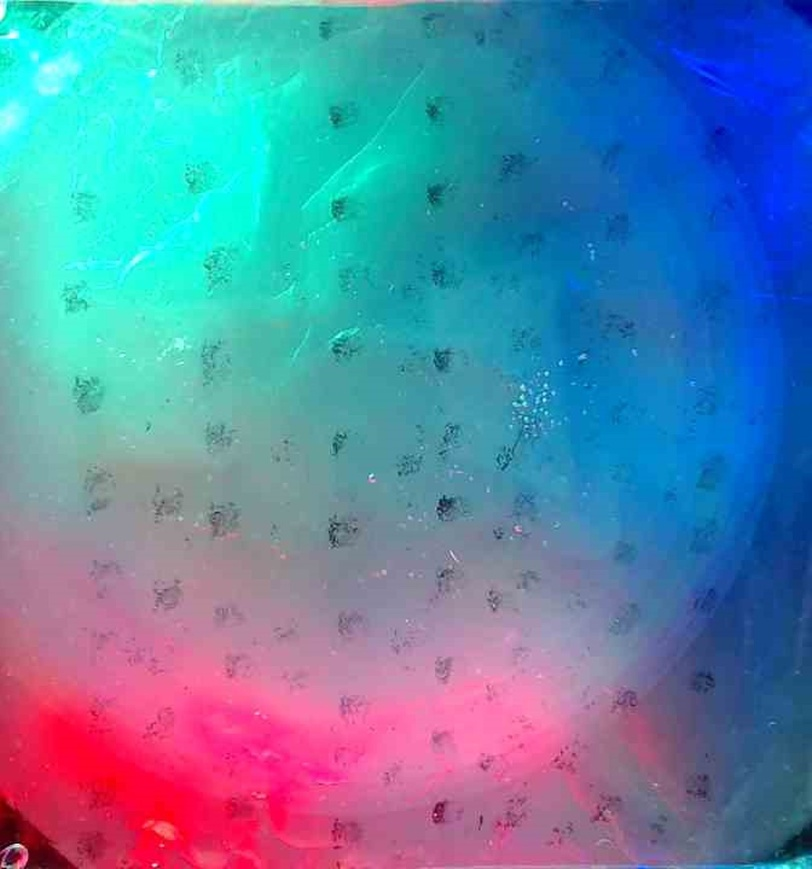
%> input picture testpics/frame0.jpg, 812 x 869 px, shrunk from 1008 x 1080 before the run; its folder holds 5 pictures in this run
$ octave calibration.m   (GNU Octave 9; MATLAB toolbox functions it lacks are replaced by stand-ins)
%> lines starting %> are read from the running program, lines starting %| are printed output that depends on the picture; in (x1, y1, x2, y2) boxes, pixels count from 0 and x2, y2 are one past the last pixel; in counts of white or black regions, pixels touching at a corner belong together; the program's own positions count from 1
%> the answer given: '../testpics'
%> the answer given: 3
%> the answer given: 2
%> the answer given: 100
%> further down, frame0 is the input picture: size 869x812x3 uint8; mean R, G, B 90.5, 134.3, 167.2
### Main/iniFrame.m
function [f0,f01]=iniFrame(frame0)
% 1)filter with a Gaussian filter and cut border to get f0
% 2) after convolution, if the difference between original image and
% filtered image is less than threshold
% keep 85% of the original image + 15% fitered image, this is f0
%f01 is some contrast image for better results?

kscale = 50; % Kernel scale for the Gaussian filter
frame0_ = double(frame0);

% Apply Gaussian filter using built-in function
f0 = imgaussfilt(frame0_, kscale);

% Compute the mean difference between the original and filtered image
dI = mean(f0-frame0_,3);
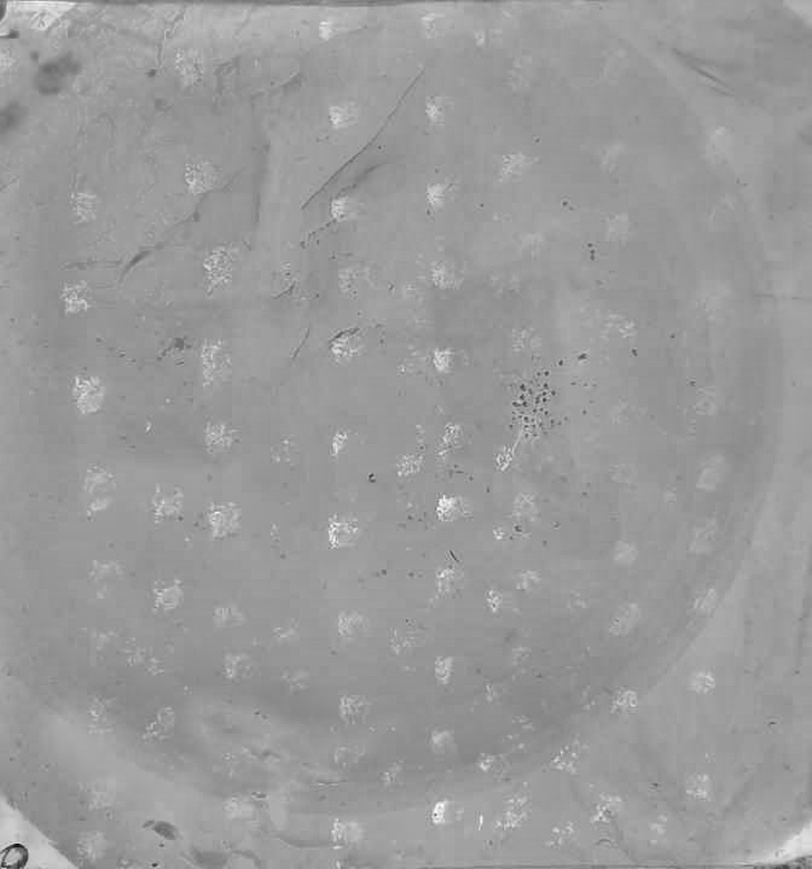
%> dI: size 869x812 double; min -168.1, max 109.7, mean 0.6; drawn with min black and max white

% Adaptive threshold based on image statistics
threshold = mean(dI(:))+ std(dI(:));
%> threshold = 10.96

% Blend original and filtered image based on adaptive threshold
blendMask = dI < threshold;
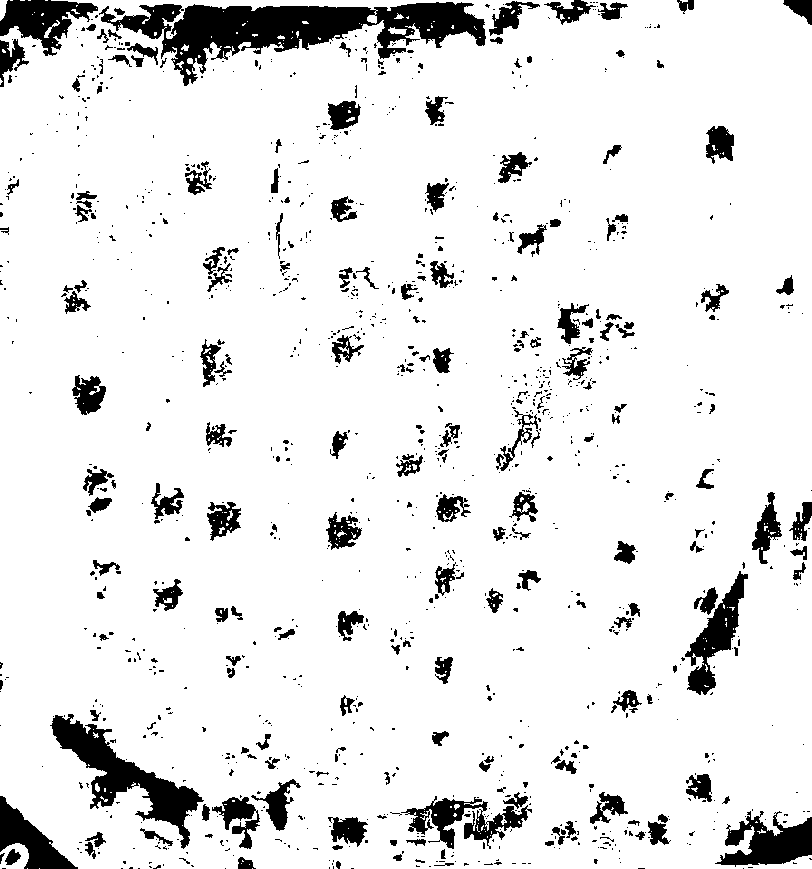
%> blendMask: size 869x812 logical; 90.3% white; 1201 black regions (970 under 20 px), largest, box (x1, y1, x2, y2) and area: (99, 2, 486, 86) 12878, (50, 714, 204, 849) 5538, (715, 811, 812, 867) 2974
f0(blendMask) = f0(blendMask) * 0.15 + frame0_(blendMask) * 0.85;
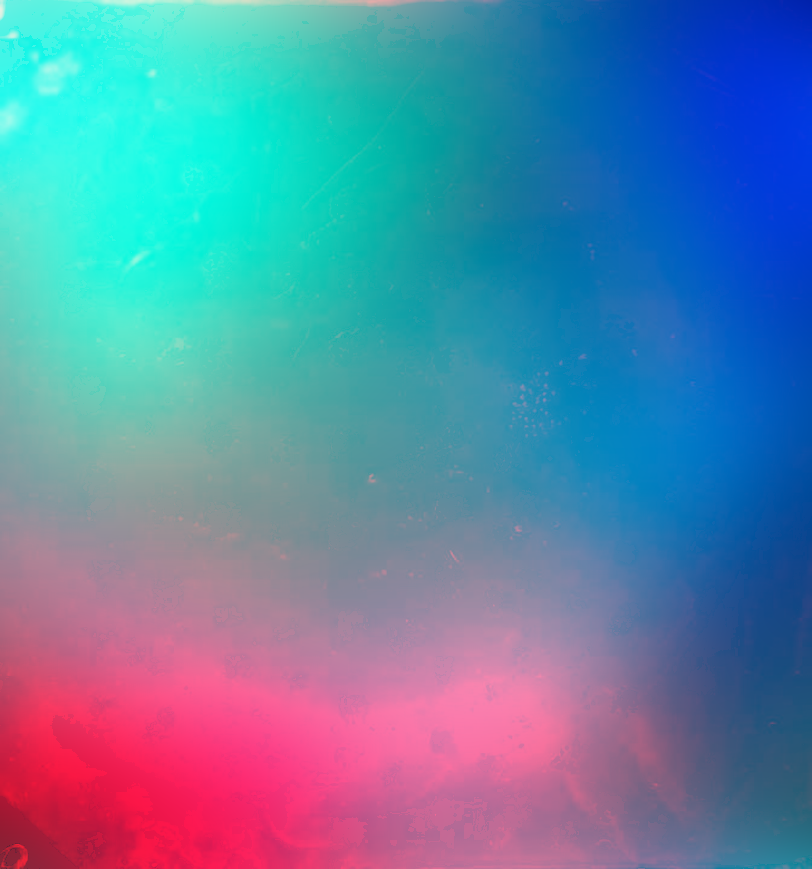
%> f0: size 869x812x3 double; mean R, G, B 92.5, 134.6, 167.4

% Calculate the mean of f0
t = mean(f0(:));
%> t = 131.5

% Create the f01 image by adjusting the contrast
f01 = 1 + ((t ./ f0) - 1) * 2;
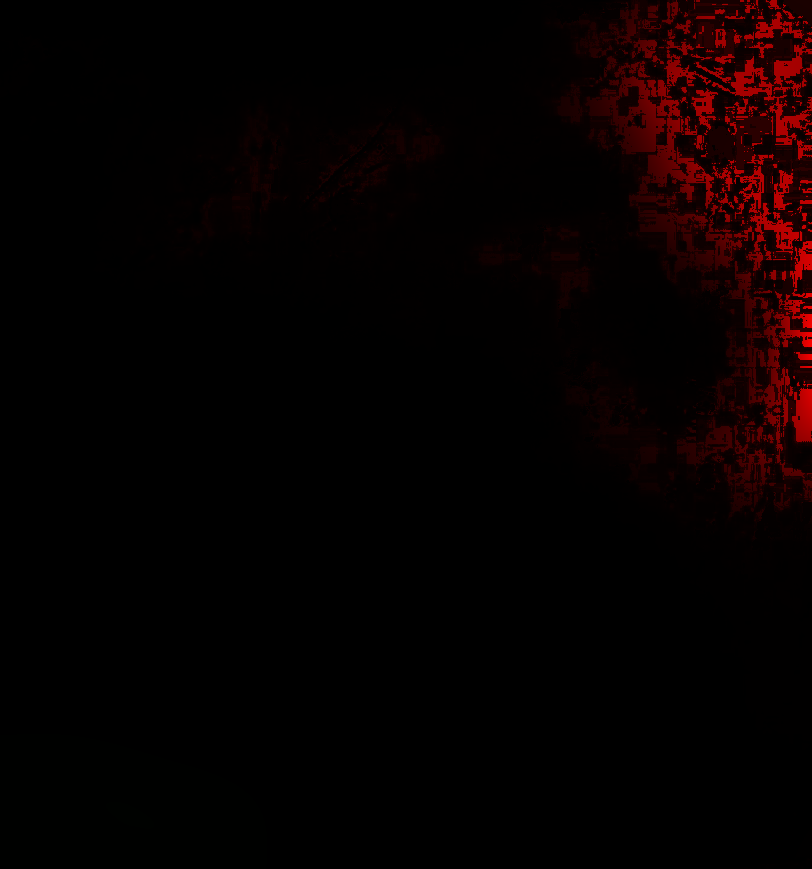
%> f01: size 869x812x3 double; mean R, G, B 40, 1.5, 0.7; drawn with min black and max white

end

### Main/FindBallArea_coarse.m
function [ContactMask, ValidMap, center, Radius] = FindBallArea_coarse(I, frame, MANUAL)
% find the circle in the pressing sphere sample case.
% The input matrix I is single-channelled, the result of the current image
% subtract the background
% MANUAL: whether to adjust the center and radius manually

if ~exist('MANUAL', 'var')
    MANUAL = false;
end

if ~exist('frame', 'var')
    frame(:,:,1) = (I + 50) * 1.5; % create a dummy frame if none provided
    frame(:,:,2) = (I + 50) * 1.5;
    frame(:,:,3) = (I + 50) * 1.5;
end

% Initial parameters
center = [size(I, 2) / 2, size(I, 1) / 2];  % Center of the image
Radius = 60;  % Initial radius
colors = {'r', 'g', 'b', 'y', 'm', 'c', 'w'};  % Color options
colorIndex = 1;
color = colors{colorIndex};

colgrad={frame,rgb2gray(frame), frame, rgb2gray(frame)};
colGradIndex =1;
img=colgrad{colGradIndex};

kstepxy = 8;  % Step size for adjustments
kstepz = 6; %in and out adjustments


if MANUAL
    % Display the image
    hf = figure;
    himage = imshow(img); %gray so that the outline of the ball is clear
    hold on;
    viscircles(center, Radius, 'EdgeColor', color);

    % Interactive menu to calibrate circle
    while ishandle(hf)
        k = waitforbuttonpress;
        if k  % Keyboard
            c = get(hf, 'CurrentCharacter');
            if c == 27  % ESC
                break;
            elseif c == 'w'  % Move up
                center(2) = center(2) - kstepxy;
            elseif c == 's'  % Move down
                center(2) = center(2) + kstepxy;
            elseif c == 'a'  % Move left
                center(1) = center(1) - kstepxy;
            elseif c == 'd'  % Move right
                center(1) = center(1) + kstepxy;
            elseif c == '+'  % Increase radius
                Radius = Radius + kstepz;
            elseif c == '-'  % Decrease radius
                Radius = Radius - kstepz;
            elseif c == 'c'  % Change color
                colorIndex = mod(colorIndex, length(colors)) + 1;
                color = colors{colorIndex};
            elseif c == 'r'  % change img coloring to see ball outline better
                colGradIndex = mod(colGradIndex, length(img))+1;
                img = colgrad{colGradIndex};
            end

            % Redraw the circle
            imshow((img));  % Refresh the image
            hold on;
            viscircles(center, Radius, 'EdgeColor', color);
        end
    end
    close(hf);
end

% Generate the ContactMask and ValidMap
[xq, yq] = meshgrid(1:size(I, 2), 1:size(I, 1));
xq = xq - center(1);
yq = yq - center(2);
rq = sqrt(xq.^2 + yq.^2);
ContactMask = (rq < (Radius));
% using the mask to set everything outside of the circle chosen in the
% calibration frame to 0
ValidMap = repmat(ContactMask, [1, 1, size(I, 3)]);
% Use the mask to modify the image I as stated above
I(~ValidMap) = 0;

end

### Main/calibration.m

% Generate lookup table from images in a single folder
% To make the calibration video: press a sphere onto the GelSight sensor
% surface, roll it on different positions. Make sure the 1st frame (or at
% least one frame) is blank with nothing contacting the Gel
% Pick up one or more frames in the videos to calibrate the sensor
% Modify the Ball's radius and the sensor's display ratio for each test
%
% Mod by Wenzhen Yuan (yuanwenzhen@gmail.com), Jan 2018

clear; %close all;
BallRad=12.414; %25.4/2; % Ball's radius, in mm
border= 0; % i dont think we need a border
BALL_MANUAL=1;      % whether to find the ball manually
%I dont have a separate functions folder, i run everything under 'Gelsight'

%% Check the folder and the calibration file name

folder=input('what folder will be used to calibrate: ');
path2folder='../testpics/';
Inputfolder = strcat(path2folder,folder,'/');
savename = [folder '.mat'];

%% Generate lookup table
bins = 80; %increasing bin amount decreases their size allowing for subtler changes in intensity.
%initialize grads
gradmag = [];
gradir = [];
countmap = [];

% Initialize zeropoint and lookscale with default values
zeropoint = input("what do you want the zeropoint to be (-90 was default): "); % -90 was default
lookscale = input("what do you want the lookscale to be (180 was default): "); % 180 was Default lookscale

Pixmm = input("what is the pixmm for this set (reall world area to camera resolution) mm^2/pix: ");

BallRad_pix = BallRad / Pixmm;

% Read Initial Image
frame0 = imread([Inputfolder 'frame0.jpg']);
[f0,f01]=iniFrame(frame0);


% List of calibration images
ImList = dir([Inputfolder 'Im*.jpg']); %Im or cal for cal images

% Process each calibration image
for Frn = 1:length(ImList)

    frame = imread([Inputfolder ImList(Frn).name]);
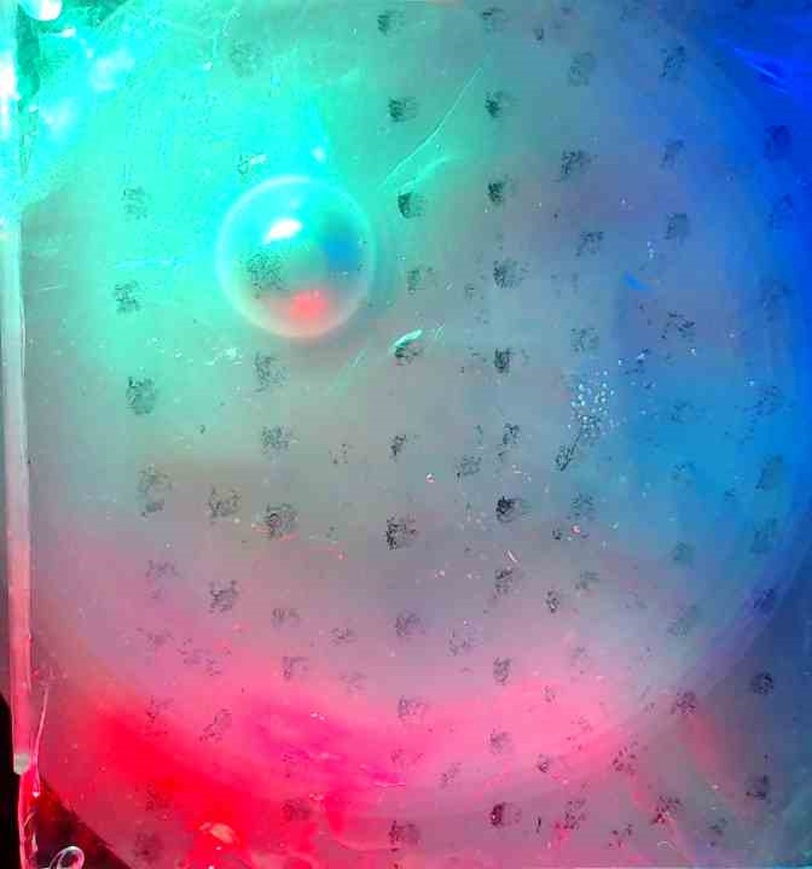
%> input picture testpics/Im01.jpg, 812 x 869 px, shrunk from 1008 x 1080 before the run
%> frame is the input picture: size 869x812x3 uint8; mean R, G, B 120.3, 142.8, 167.7
    disp(['Calibration on Frame ' num2str(Frn)]);
    dI = (double(frame)-f0); %try double and im2double
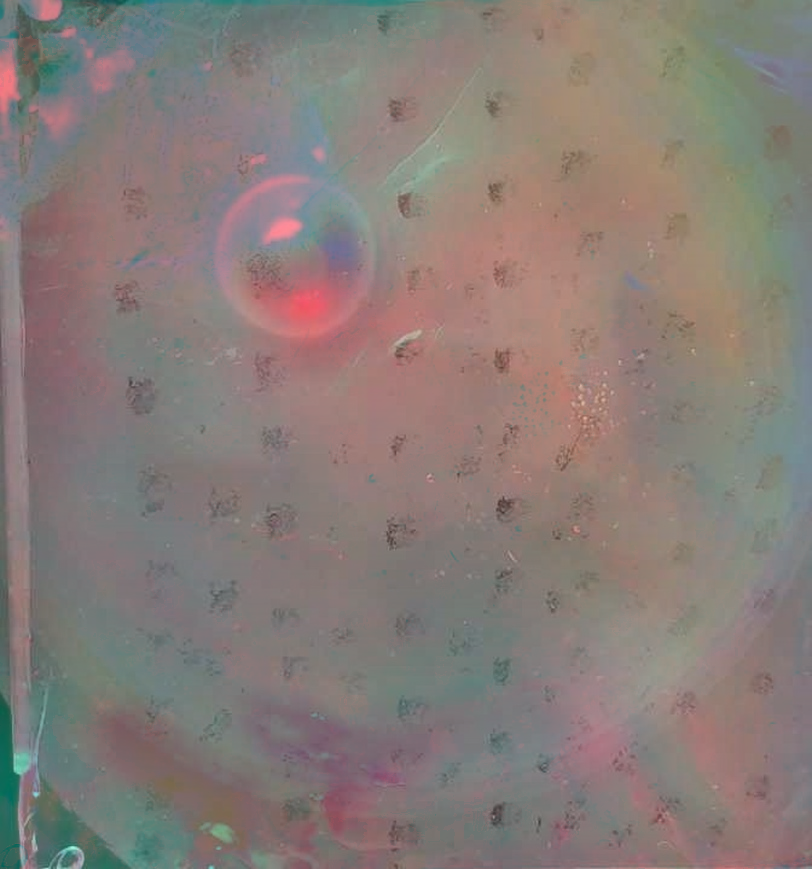
%> dI: size 869x812x3 double; mean R, G, B 27.9, 8.2, 0.4; drawn with min black and max white

    [ContactMask, ValidMap, touchCenter, Radius] = FindBallArea_coarse(dI,frame, BALL_MANUAL);
%> in FindBallArea_coarse, `colgrad={frame,rgb2gray(frame), frame, rgb2gray(frame)};`: colgrad = 4 items
%> (the run ends here)
